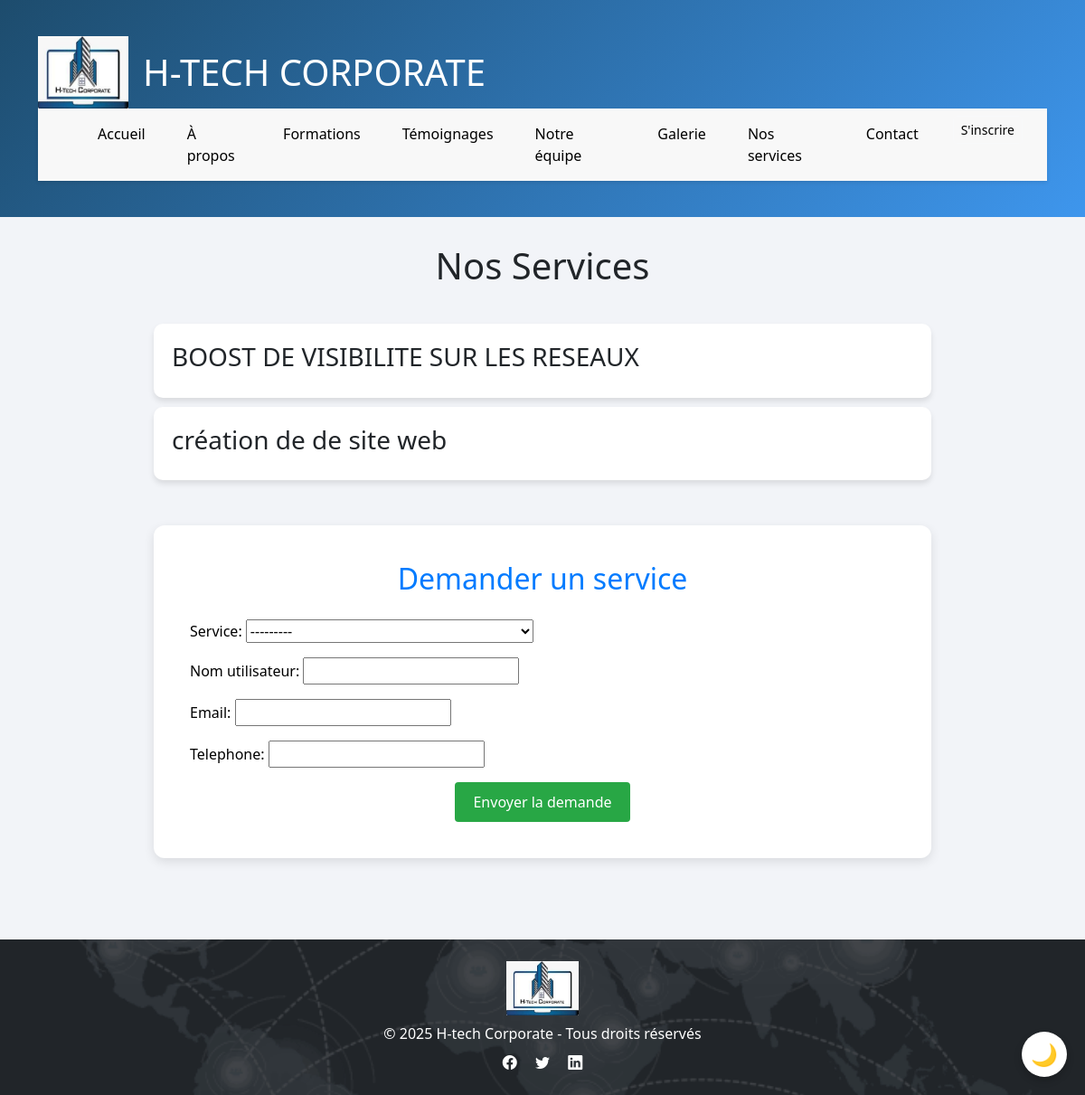
The app's page /service/ with its own data.
### main/models.py (models this page shows)
class Service(models.Model):
    nom = models.CharField(max_length=100)
    description = models.TextField()
    prix_min = models.DecimalField(max_digits=10, decimal_places=2, null=True, blank=True)
    prix_max = models.DecimalField(max_digits=10, decimal_places=2, null=True, blank=True)
    contact_direction = models.BooleanField(default=False)
    def __str__(self):
        return self.nom
    @property
    def prix_affiche(self):
        if self.contact_direction:
            return "Veuillez contacter la direction pour plus d'informations"
        elif self.prix_min and self.prix_max:
            return f"{self.prix_min:,} – {self.prix_max:,} FCFA"
        elif self.prix_min:
            return f"À partir de {self.prix_min:,} FCFA"
        else:
            return "Prix non défini"

### main/views.py (the view, shortened to what this page needs)
# urls.py: path('service/', views.service, name='prestation'),
def service(request):
    service = Service.objects.all()
    form = DemandeServiceForm(request.POST or None)
    return render(request, 'main/service.html', {'service': service, 'form': form})

### main/forms.py
class DemandeServiceForm(forms.ModelForm):
    class Meta:
        model = DemandeService
        fields = ['service', 'nom_utilisateur', 'email', 'telephone']

### main/templates/main/service.html (shortened to what this page needs)
{% extends "main/base.html" %}
{% load static %}
{% block content %}
<div class="page-container">
    <h1>Nos Services</h1>
    {% for service in service %}
        <div class="service" onclick="showModal('{{ service.nom }}', `{{ service.description|linebreaksbr|escapejs }}`, 'Prix : {{ service.prix_affiche }}')">
            <h3>{{ service.nom }}</h3>
        </div>
    {% endfor %}
    <div class="form-section">
        <h2>Demander un service</h2>
        <form method="post">
            {{ form.as_p }}
            <button type="submit">Envoyer la demande</button>
        </form>
    </div>
</div>
{% endblock %}

### main/static/main/style.css (style rules this page uses)
body { font-family: 'Segoe UI', sans-serif; background-color: #f9f9f9; }
body { background-color: #ffffff; color: #000000; transition: background-color 0.3s ease, color 0.3s ease; }
body { margin: 0; font-family: 'Segoe UI', sans-serif; background-color: #f9f9f9; color: #333; }

### main/templates/main/service.html (style rules this page uses)
body { font-family: 'Segoe UI', sans-serif; background-color: #f2f4f8; }
.page-container { max-width: 900px; margin: 0 auto; padding: 30px 20px; }
h1 { text-align: center; margin-bottom: 40px; }
.service { background-color: #ffffff; border-radius: 10px; padding: 20px; margin-bottom: 10px; box-shadow: 0 4px 6px rgba(0, 0, 0, 0.1); cursor: pointer; transition: transform 0.3s ease, background-color 0.3s ease; }
.form-section { margin-top: 50px; padding: 40px; background-color: #ffffff; border-radius: 12px; box-shadow: 0 4px 12px rgba(0, 0, 0, 0.1); }
.form-section h2 { text-align: center; color: #007BFF; margin-bottom: 25px; }
.form-section p { color: rgb(0, 0, 0); }
button[type="submit"] { background-color: #28a745; color: white; padding: 10px 20px; border: none; border-radius: 4px; cursor: pointer; transition: background-color 0.3s ease; display: block; margin: 0 auto; }

### records on screen
Service: nom "BOOST DE VISIBILITE SUR LES RESEAUX"
Service: nom "création de de site web"
